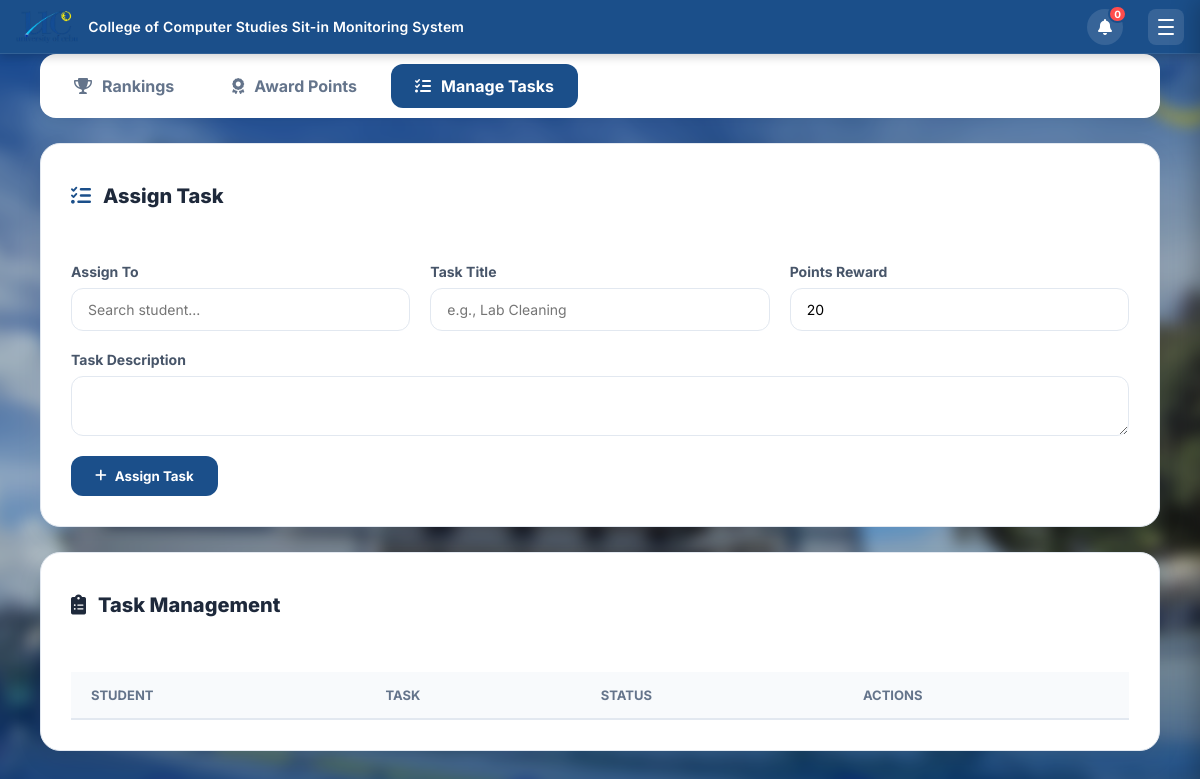
Page /leaderboard?tab=tasks (signed in) on the earlier database version.
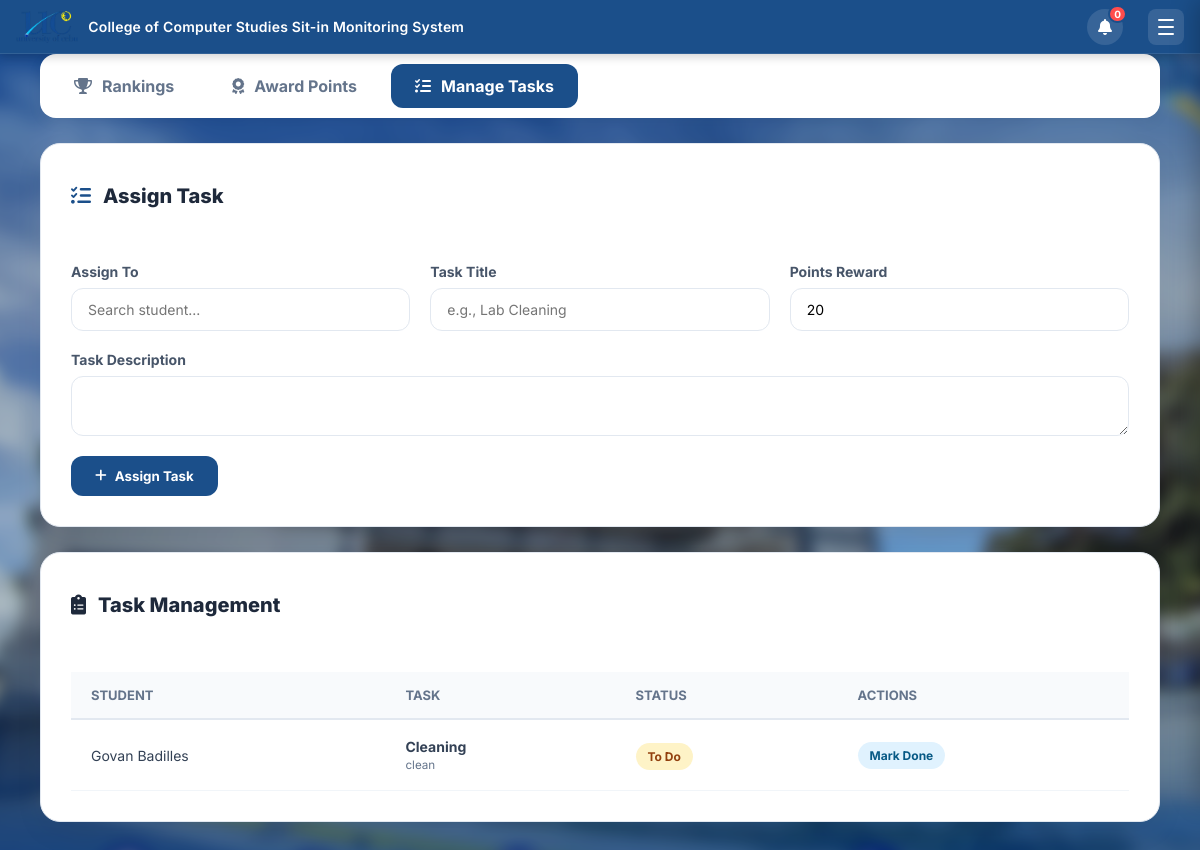
Same page on the later database version.
### tables this page shows
CREATE TABLE admin_tasks (
            id INTEGER PRIMARY KEY AUTOINCREMENT,
            id_number TEXT NOT NULL,
            student_name TEXT NOT NULL,
            task_title TEXT NOT NULL,
            description TEXT,
            points INTEGER DEFAULT 0,
            status TEXT DEFAULT 'Assigned',
            assigned_by TEXT NOT NULL,
            date_assigned DATETIME DEFAULT CURRENT_TIMESTAMP
        , priority TEXT DEFAULT 'Medium', due_date TEXT);

### app.py (the view)
@app.route('/leaderboard')
def leaderboard():
    conn = get_db_connection()
    cur  = conn.cursor()
    if USE_PG:
        cur.execute("""
            SELECT u.id, u.id_number, u.firstname, u.lastname, u.course, u.profile_pic,
                COUNT(s.id) AS total_sitins,
                COALESCE(SUM(CASE WHEN s.time_out IS NOT NULL
                    THEN EXTRACT(EPOCH FROM (s.time_out - s.time_in)) / 3600 ELSE 0 END), 0) AS total_hours,
                COALESCE(SUM(CASE WHEN s.feedback IS NOT NULL AND s.feedback != '' THEN 1 ELSE 0 END), 0) AS tasks_completed
            FROM users u
            LEFT JOIN sitin_records s ON u.id_number = s.id_number AND s.status = 'Completed'
            WHERE u.role = 'student'
            GROUP BY u.id, u.id_number, u.firstname, u.lastname, u.course, u.profile_pic
        """)
    else:
        cur.execute("""
            SELECT u.id, u.id_number, u.firstname, u.lastname, u.course, u.profile_pic,
                COUNT(s.id) AS total_sitins,
                COALESCE(SUM(CASE WHEN s.time_out IS NOT NULL
                    THEN (julianday(s.time_out)-julianday(s.time_in))*24 ELSE 0 END),0) AS total_hours,
                COALESCE(SUM(CASE WHEN s.feedback IS NOT NULL AND s.feedback != '' THEN 1 ELSE 0 END),0) AS tasks_completed
            FROM users u
            LEFT JOIN sitin_records s ON u.id_number = s.id_number AND s.status = 'Completed'
            WHERE u.role = 'student'
            GROUP BY u.id, u.id_number, u.firstname, u.lastname, u.course, u.profile_pic
        """)
    students = cur.fetchall()
    conn.close()
    leaderboard_data = []
    for s in students:
        total_sitins = int(s['total_sitins'] or 0)
        total_hours = float(s['total_hours'] or 0)
        tasks_completed = int(s['tasks_completed'] or 0)
        pts_sitins = min((total_sitins / 30) * 50, 50)
        pts_hours  = min((total_hours / 100) * 30, 30)
        pts_tasks  = min((tasks_completed / 30) * 20, 20)
        total_pts  = round(pts_sitins + pts_hours + pts_tasks, 2)
        leaderboard_data.append({
            'id_number': s['id_number'], 'firstname': s['firstname'], 'lastname': s['lastname'],
            'course': s['course'], 'profile_pic': s['profile_pic'],
            'total_sitins': total_sitins, 'total_hours': round(total_hours, 1),
            'tasks_completed': tasks_completed,
            'points_sitins': round(pts_sitins, 1), 'points_hours': round(pts_hours, 1),
            'points_tasks': round(pts_tasks, 1), 'total_points': total_pts
        })
    leaderboard_data.sort(key=lambda x: x['total_points'], reverse=True)
    for i, s in enumerate(leaderboard_data):
        s['rank'] = i + 1
    role = session.get('role')
    if role == 'admin':
        conn = get_db_connection()
        cur  = conn.cursor()
        cur.execute("SELECT * FROM admin_awards ORDER BY date_awarded DESC")
        awards = cur.fetchall()
        cur.execute("SELECT * FROM admin_tasks ORDER BY date_assigned DESC")
        tasks = cur.fetchall()
        cur.execute("SELECT id_number, firstname, lastname, course FROM users WHERE role='student' ORDER BY lastname ASC, firstname ASC")
        students_list = cur.fetchall()
        conn.close()
        tab = request.args.get('tab', 'rankings')
        return render_template('admin_leaderboard.html',
                               leaderboard=leaderboard_data,
                               students=students_list,
                               awards=awards,
                               tasks=tasks,
                               current_tab=tab,
                               role=role,
                               current_user_id=session.get('user_id'))
    if role == 'student':
        return redirect(url_for('dashboard', action='leaderboard'))
    return render_template('leaderboard.html', leaderboard=leaderboard_data,
                           role=role, current_user_id=session.get('user_id'))

### app.py (called while the page is built)
def get_db_connection():
    if USE_PG:
        conn = psycopg2.connect(DATABASE_URL, cursor_factory=psycopg2.extras.RealDictCursor)
        conn.autocommit = False
        return conn
    else:
        conn = sqlite3.connect(DB_PATH)
        conn.row_factory = sqlite3.Row
        return conn

@app.context_processor
def inject_navbar_title():
    def get_navbar_title():
        return "College of Computer Studies Sit-in Monitoring System"
    return dict(get_navbar_title=get_navbar_title)

### templates/admin_leaderboard.html (shortened to what the changed rows need)
<!DOCTYPE html>
<html lang="en">
<head>
    <link rel="stylesheet" href="{{ url_for('static', filename='style.css') }}">
    <link rel="stylesheet" href="{{ url_for('static', filename='admin.css') }}">
    <link rel="stylesheet" href="https://cdnjs.cloudflare.com/ajax/libs/font-awesome/6.0.0/css/all.min.css">
</head>
<body class="admin-page">
    <div class="admin-container">
        {% if current_tab == 'rankings' %}
        <div class="leaderboard-card">
            <div class="lb-header">
                <h1><i class="fas fa-trophy" style="color: #f7c948;"></i> Student Rankings</h1>
                <p>Comprehensive activity and performance data for all students.</p>
            </div>
            <div class="legend-bar">
                <div class="legend-item">
                    <div class="legend-dot" style="background:#1b4f8a;"></div>
                    <span>Points (50%)</span>
                </div>
                <div class="legend-item">
                    <div class="legend-dot" style="background:#15c35a;"></div>
                    <span>Hours (30%)</span>
                </div>
                <div class="legend-item">
                    <div class="legend-dot" style="background:#ff9800;"></div>
                    <span>Tasks (20%)</span>
                </div>
            </div>
            {% if leaderboard %}
            <div class="podium-section">
                {% if leaderboard|length >= 2 %}
                <div class="podium-card silver-card">
                    <div class="podium-badge"><i class="fas fa-medal"></i> 2nd Place</div>
                    <div class="podium-avatar-wrapper">
                        <img src="{{ url_for('static', filename='uploads/' + leaderboard[1]['profile_pic']) if leaderboard[1]['profile_pic'] and leaderboard[1]['profile_pic'] != 'default_profile.png' else url_for('static', filename='images/default_profile.png') }}"
                             class="podium-avatar" onerror="this.src='https://cdn-icons-png.flaticon.com/512/3135/3135715.png'">
                        <div class="medal-badge"><i class="fas fa-medal"></i></div>
                    </div>
                    <div class="podium-name">{{ leaderboard[1]['firstname'] }} {{ leaderboard[1]['lastname'] }}</div>
                    <div class="podium-course">{{ leaderboard[1]['course'] }}</div>
                    <div class="podium-score">{{ leaderboard[1]['total_points'] }}</div>
                    <div class="podium-label">Total Score</div>
                </div>
                {% endif %}
                {% if leaderboard|length >= 1 %}
                <div class="podium-card gold-card">
                    <div class="podium-badge"><i class="fas fa-crown"></i> 1st Place</div>
                    <div class="podium-avatar-wrapper">
                        <img src="{{ url_for('static', filename='uploads/' + leaderboard[0]['profile_pic']) if leaderboard[0]['profile_pic'] and leaderboard[0]['profile_pic'] != 'default_profile.png' else url_for('static', filename='images/default_profile.png') }}"
                             class="podium-avatar" onerror="this.src='https://cdn-icons-png.flaticon.com/512/3135/3135715.png'">
                        <div class="medal-badge"><i class="fas fa-trophy"></i></div>
                    </div>
                    <div class="podium-name">{{ leaderboard[0]['firstname'] }} {{ leaderboard[0]['lastname'] }}</div>
                    <div class="podium-course">{{ leaderboard[0]['course'] }}</div>
                    <div class="podium-score">{{ leaderboard[0]['total_points'] }}</div>
                    <div class="podium-label">Total Score</div>
                </div>
                {% endif %}
                {% if leaderboard|length >= 3 %}
                <div class="podium-card bronze-card">
                    <div class="podium-badge"><i class="fas fa-award"></i> 3rd Place</div>
                    <div class="podium-avatar-wrapper">
                        <img src="{{ url_for('static', filename='uploads/' + leaderboard[2]['profile_pic']) if leaderboard[2]['profile_pic'] and leaderboard[2]['profile_pic'] != 'default_profile.png' else url_for('static', filename='images/default_profile.png') }}"
                             class="podium-avatar" onerror="this.src='https://cdn-icons-png.flaticon.com/512/3135/3135715.png'">
                        <div class="medal-badge"><i class="fas fa-award"></i></div>
                    </div>
                    <div class="podium-name">{{ leaderboard[2]['firstname'] }} {{ leaderboard[2]['lastname'] }}</div>
                    <div class="podium-course">{{ leaderboard[2]['course'] }}</div>
                    <div class="podium-score">{{ leaderboard[2]['total_points'] }}</div>
                    <div class="podium-label">Total Score</div>
                </div>
                {% endif %}
            </div>
            <div class="lb-controls">
                <h3 style="margin:0; color:#1b4f8a; font-weight:800;"><i class="fas fa-list-ol"></i> Full Rankings</h3>
                <div class="lb-search">
                    <i class="fas fa-search"></i>
                    <input type="text" id="lbSearch" placeholder="Search student..." onkeyup="filterLeaderboard()">
                </div>
            </div>
            <div style="overflow-x: auto; border-radius: 12px; border: 1px solid #e2e8f0; background:white;">
                <table class="lb-table" id="lbTable">
                    <thead>
                        <tr>
                            <th style="width:60px; text-align:center;">Rank</th>
                            <th>Student</th>
                            <th>Course</th>
                            <th style="text-align:center;">Sit-ins</th>
                            <th style="text-align:center;">Hours</th>
                            <th style="text-align:center;">Feedbacks</th>
                            <th>Points Breakdown</th>
                            <th style="text-align:center;">Total Score</th>
                        </tr>
                    </thead>
                    <tbody>
                        {% for student in leaderboard %}
                        <tr>
                            <td style="text-align:center;">
                                <span class="rank-badge {% if student['rank'] == 1 %}rank-1{% elif student['rank'] == 2 %}rank-2{% elif student['rank'] == 3 %}rank-3{% else %}rank-other{% endif %}">
                                    {{ student['rank'] }}
                                </span>
                            </td>
                            <td>
                                <div style="display:flex; align-items:center;">
                                    <img src="{{ url_for('static', filename='uploads/' + student['profile_pic']) if student['profile_pic'] and student['profile_pic'] != 'default_profile.png' else url_for('static', filename='images/default_profile.png') }}"
                                         class="mini-avatar" onerror="this.src='https://cdn-icons-png.flaticon.com/512/3135/3135715.png'">
                                    <span style="font-weight:700;">{{ student['firstname'] }} {{ student['lastname'] }}</span>
                                </div>
                            </td>
                            <td>{{ student['course'] }}</td>
                            <td style="text-align:center; font-weight:700;">{{ student['total_sitins'] }}</td>
                            <td style="text-align:center;">{{ student['total_hours'] }}h</td>
                            <td style="text-align:center;">{{ student['tasks_completed'] }}</td>
                            <td>
                                <div class="points-breakdown">
                                    <span class="pts-pill pts-sitin" title="Points from Sit-ins (50%)">{{ student['points_sitins'] }}</span>
                                    <span class="pts-pill pts-hours" title="Points from Hours (30%)">{{ student['points_hours'] }}</span>
                                    <span class="pts-pill pts-tasks" title="Points from Tasks (20%)">{{ student['points_tasks'] }}</span>
                                </div>
                            </td>
                            <td style="text-align:center;">
                                <span class="total-pts">{{ student['total_points'] }}</span>
                            </td>
                        </tr>
                        {% endfor %}
                    </tbody>
                </table>
            </div>
            {% else %}
            <div style="text-align:center; padding:50px; color:#64748b;">
                <i class="fas fa-trophy" style="font-size:50px; color:#e2e8f0; display:block; margin-bottom:15px;"></i>
                <p style="font-size:18px; font-weight:bold;">No ranking data available.</p>
            </div>
            {% endif %}
        </div>
        {% elif current_tab == 'tasks' %}
        <div class="card">
            <div class="card-header">
                <h2 class="card-title"><i class="fas fa-tasks" style="color:#1b4f8a;"></i> Assign Task</h2>
            </div>
        </div>
        <div class="card">
            <div class="card-header">
                <h2 class="card-title"><i class="fas fa-clipboard-list"></i> Task Management</h2>
            </div>
            <div style="overflow-x: auto;">
                <table class="modern-table">
                    <thead>
                        <tr>
                            <th>Student</th>
                            <th>Task</th>
                            <th>Status</th>
                            <th>Actions</th>
                        </tr>
                    </thead>
                    <tbody>
                        {% for t in tasks %}
                        <tr>
                            <td>{{ t['student_name'] }}</td>
                            <td>
                                <strong>{{ t['task_title'] }}</strong><br>
                                <small style="color:#64748b;">{{ t['description'] }}</small>
                            </td>
                            <td>
                                <span class="badge {{ 'badge-success' if t['status'] == 'Completed' else 'badge-warning' }}">
                                    {{ t['status'] }}
                                </span>
                            </td>
                            <td>
                                {% if t['status'] != 'Completed' %}
                                <form action="/admin_manage_tasks/{{ t['id'] }}/complete" method="POST" style="display:inline;">
                                    <button class="badge badge-info" style="border:none; cursor:pointer;">Mark Done</button>
                                </form>
                                {% endif %}
                            </td>
                        </tr>
                        {% endfor %}
                    </tbody>
                </table>
            </div>
        </div>
        {% endif %}
    </div>
</body>
</html>

Differences in the rows shown:
added admin_tasks: student_name "Govan Badilles", task_title "Cleaning", description "clean", status "To Do"
